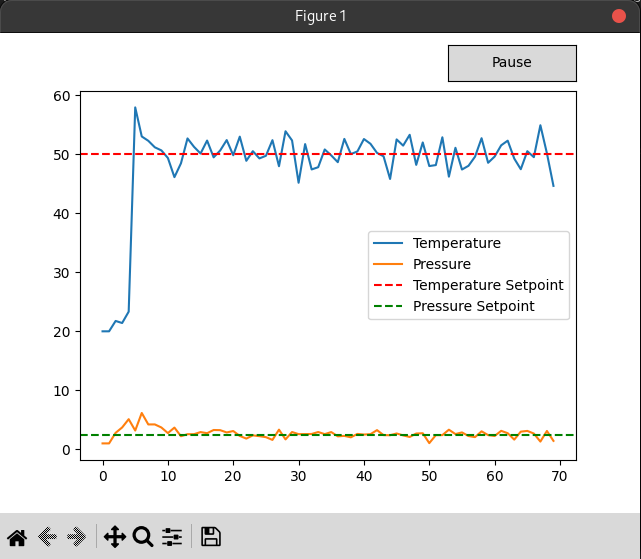

Write Python code to recreate this figure.
from concurrent.futures import ThreadPoolExecutor
from functools import cache
from queue import Empty, Queue
from threading import Event
from traceback import print_exc
from typing import Callable
#
from cffi import FFI
from funcy import ignore
from matplotlib import pyplot as plt
from matplotlib.animation import FuncAnimation
from matplotlib.widgets import Button


class ControlSystem:
    def run(self, target_temperature: float, target_pressure: float):
        self.lib = self.load_native_module()
        self.pointer = self.lib.ControlSystem_new()
        self.lib.ControlSystem_run(self.pointer,
                                   target_temperature,
                                   target_pressure)
        self.lib.ControlSystem_delete(self.pointer)
        del self.pointer

    def stop(self):
        self.lib.ControlSystem_stop(self.pointer)

    def toggle_pause(self):
        self.lib.ControlSystem_toggle_pause(self.pointer)

    def is_running(self) -> bool:
        return self.lib.ControlSystem_get_state(self.pointer) == 1

    def get_temperature(self) -> int:
        return self.lib.ControlSystem_get_temperature(self.pointer)

    def get_pressure(self) -> int:
        return self.lib.ControlSystem_get_pressure(self.pointer)

    @staticmethod
    @cache  # run only once
    def load_native_module():
        ffi = FFI()
        # Load the shared library
        lib = ffi.dlopen("./control_system.dll")
        # Define the C functions that we want to use
        ffi.cdef("""
                void* ControlSystem_new();
                void ControlSystem_delete(void*);
                void ControlSystem_run(void*, double, double);
                void ControlSystem_stop(void*);
                void ControlSystem_toggle_pause(void*);
                int ControlSystem_get_state(void*);
                double ControlSystem_get_temperature(void*);
                double ControlSystem_get_pressure(void*);
                """)
        return lib


def get_sensor_data(cs: ControlSystem, stop_event: Event, queue: Queue):
    while not stop_event.is_set():
        stop_event.wait(0.1)
        try:
            if not cs.is_running(): continue
            temperature = cs.get_temperature()
            pressure = cs.get_pressure()
        except AttributeError:
            print("Control System not available")
        else:
            queue.put((temperature, pressure))


def do_plot(*, queue: Queue, toggle_pause: Callable[[], None],
            temperature_setpoint: float, pressure_setpoint: float):
    fig, ax = plt.subplots()
    # Initialize the data and line objects
    x_data, temp_data, pressure_data = [], [], []
    temp_line = ax.plot(x_data, temp_data, label="Temperature")[0]
    pressure_line = ax.plot(x_data, pressure_data, label="Pressure")[0]
    # Add horizontal lines for the setpoints
    ax.axhline(y=temperature_setpoint, color="r",
               linestyle="--", label="Temperature Setpoint")
    ax.axhline(y=pressure_setpoint, color="g",
               linestyle="--", label="Pressure Setpoint")
    pause_button = Button(fig.add_axes([0.7, 0.9, 0.2, 0.075]),
                          "Pause")
    def adv_toggle_pause(*a, **kw):
        toggle_pause()
        pause_button.label.set_text(
            "Resume" if pause_button.label.get_text() == "Pause" else "Pause")
    pause_button.on_clicked(adv_toggle_pause)
    def update_plot(frame_index):
        @ignore(IndexError, default=frame_index)
        def get_frame():
            return x_data[-1] + 1
        try:
            temperature, pressure = queue.get_nowait()
        except Empty:
            pass
        else:
            x_data.append(get_frame())
            temp_data.append(temperature)
            pressure_data.append(pressure)
            temp_line.set_data(x_data, temp_data)
            pressure_line.set_data(x_data, pressure_data)
            ax.relim()
            ax.autoscale_view()
        return temp_line, pressure_line

    def infinite_counter(start=0):
        yield start
        yield from infinite_counter(start + 1)

    _ = FuncAnimation(
        fig,
        update_plot,
        frames=infinite_counter(),
        cache_frame_data=False,
    )
    ax.legend()
    plt.show()


def main():
    TARGET_TEMPERATURE = 50.
    TARGET_PRESSURE = 2.5
    print("Starting...")
    cs = ControlSystem()
    stop_event = Event()
    sensor_data = Queue()
    with ThreadPoolExecutor(max_workers=10) as exec:
        print("Starting backend")
        futures = [exec.submit(f) for f in [
            (lambda: cs.run(TARGET_TEMPERATURE, TARGET_PRESSURE)),
            (lambda: get_sensor_data(cs, stop_event, sensor_data)),
        ]]
        print("Starting plot")
        do_plot(queue=sensor_data,
                toggle_pause=cs.toggle_pause,
                temperature_setpoint=TARGET_TEMPERATURE,
                pressure_setpoint=TARGET_PRESSURE)
        print("Shutting down...")
        cs.stop()
        stop_event.set()
    # print results and errors
    for f in futures:
        try:
            print(f"result: {f.result()}")
        except:
            print_exc()


if __name__ == '__main__':
    main()
